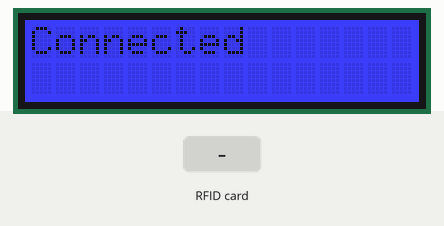
The sketch below on a simulated ESP8266 (NodeMCU). Parts: 16×2 character LCD. The test bench sets the inputs (shaded band). WiFi joins after 1.5 s; servers stay silent unless stated; uploads are accepted with an empty reply; what the sketch prints to the serial monitor is not drawn.

Above: at 3.8 s.
3.9 s: RFID card 5E 7A 19 C4 held to the reader
At 4.9 s:
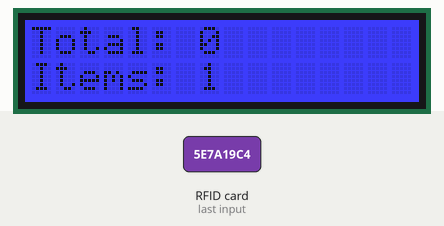
Timing chart, 0 to 6.9 s (numbered marks = the images above; inputs shaded):
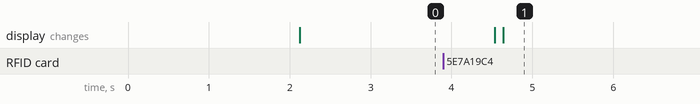

Measured:
- after the input at 3.9 s, the display: first changes after 0.63 s (image 1 shows a later state)

The sketch:

rfid_nodeMCU_mongoDB_lcd.ino
```cpp
//SCl-Pin D1
//SDA pin with NodeMCU D2 pin

//NODEMCU-RFID522 pin configuration:

//3.3V-3.3V
//RST-D1
//GND-GND
//MISO-D6
//MOSI- D7
//SCK- D5
//SDA- D2

#include <ESP8266HTTPClient.h>
#include <ESP8266WiFi.h>
#include <ArduinoJson.h>
#include <Wire.h>
#include "rgb_lcd.h"


#include "RFID.h"
#include <SPI.h>
#define SS_PIN      D3      // Same pin used as hardware SPI (SS)
#define RST_PIN     D4
#define MOSI_PIN    D7      // hardware SPI: A5
#define MISO_PIN    D6      //     "     " : A4
#define SCK_PIN     D5      //     "     " : A3
#if defined(_USE_SOFT_SPI_)
    RFID RC522(SS_PIN, RST_PIN, MOSI_PIN, MISO_PIN, SCK_PIN);    // Software SPI
    #else
   RFID RC522(SS_PIN, RST_PIN);                                 // Hardware SPI
#endif

String uidString;

rgb_lcd lcd;

const int colorR = 0;
const int colorG = 0;
const int colorB = 255;
int total=0; int items=0;

void setup() {
  SPI.begin();
  RC522.init();
  Serial.begin(115200);                                  //Serial connection
  WiFi.begin("DataSoft_WiFi", "support123");   //WiFi connection

  while (WiFi.status() != WL_CONNECTED) {  //Wait for the WiFI connection completion
    Serial.println("Waiting for connection");

//    lcd.begin(16, 2);
//    lcd.print("Waiting");
   delay(1000);
   }

Serial.println("Connected");
lcd.begin(16, 2);
lcd.clear();
lcd.setRGB(colorR, colorG, colorB);
lcd.print("Connected");
delay(500);

}

void loop() {

  if(WiFi.status()== WL_CONNECTED){   //Check WiFi connection status
   // lcd.setRGB(colorR, colorG, colorB);
//    lcd.clear();
//    lcd.begin(16, 2);
//    lcd.print("Connected");
//    delay(1000);
  StaticJsonBuffer<300> JSONbuffer;   //Declaring static JSON buffer
  JsonObject& JSONencoder = JSONbuffer.createObject();

     if(RC522.isCard())
   {
        if(RC522.readCardSerial()){

    uidString = String(RC522.serNum[0])+String(RC522.serNum[1])+String(RC522.serNum[2])+String(RC522.serNum[3])+String(RC522.serNum[4]);
    Serial.println(uidString);//7011723314773
    delay(400);

    }

    RC522.halt();
    JSONencoder["sensorType"] = "rfid";
    JSONencoder["value"] = uidString;
    JSONencoder["timestamp"] = "09-01-2018";


    char JSONmessageBuffer[300];
    JSONencoder.prettyPrintTo(JSONmessageBuffer, sizeof(JSONmessageBuffer));
    Serial.println(JSONmessageBuffer);


   HTTPClient http;    //Declare object of class HTTPClient

   http.begin("http://192.168.4.45:5000/sensor");      //Specify request destination
   http.addHeader("Content-Type", "application/json");  //Specify content-type header

   int httpCode = http.POST(JSONmessageBuffer);   //Send the request
   String payload = http.getString();                  //Get the response payload

   Serial.println(httpCode);   //Print HTTP return code
   Serial.println(payload);    //Print request response payload
   total=total + payload.toInt();
   lcd.clear();
   lcd.setCursor(0, 1);
   lcd.clear();
   lcd.print("Total: ");
   lcd.print(total); items++;
   delay(100);
   lcd.setCursor(0, 2);lcd.print("Items: ");
   lcd.print(items);
   http.end();  //Close connection

delay(1000);
  }

 }else{
     Serial.println("Error in WiFi connection");
  }


}
```
